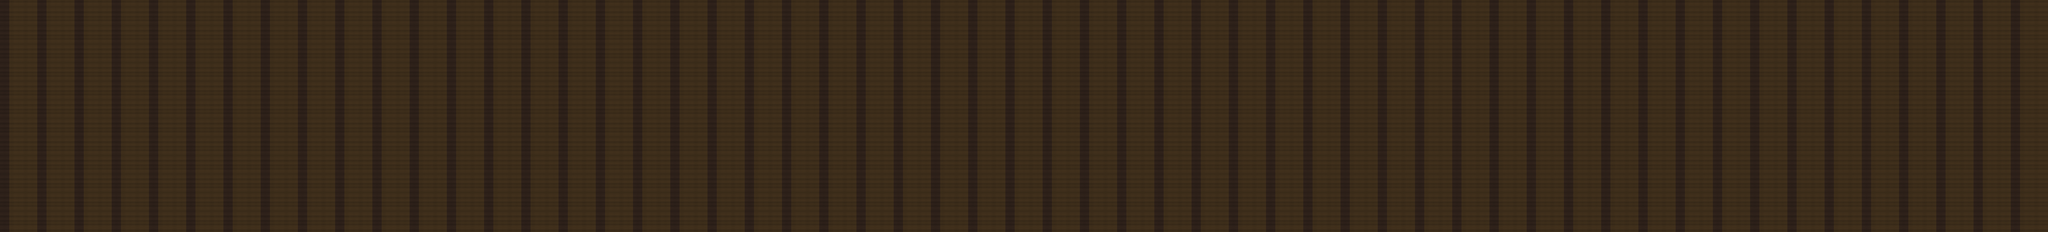

Tiled map render using the project's own tile images. Description and the map definition, with tile-layer contents summarised, below:
An orthogonal 440x50 tile map with 32x32 px tiles, 1 tile layer (Background).

<map version="1.0" orientation="orthogonal" renderorder="right-down" width="440" height="50" tilewidth="32" tileheight="32" nextobjectid="187">
 <tileset firstgid="1" name="Background" tilewidth="64" tileheight="64" tilecount="32" columns="8">
  <image source="tilesetBG.png" width="574" height="288" />
 </tileset>
 <layer name="Background" width="440" height="50">
  <data>[22000 cells, 22000 non-empty, 32 distinct tile ids]</data>
 </layer>
</map>
